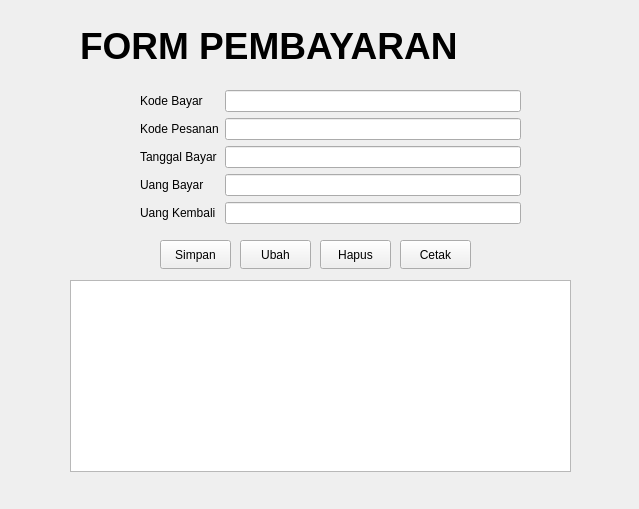
<?xml version="1.0" encoding="UTF-8"?>
<ui version="4.0">
 <class>Form</class>
 <widget class="QWidget" name="Form">
  <property name="geometry">
   <rect>
    <x>0</x>
    <y>0</y>
    <width>639</width>
    <height>509</height>
   </rect>
  </property>
  <property name="windowTitle">
   <string>Form</string>
  </property>
  <widget class="QLabel" name="label">
   <property name="geometry">
    <rect>
     <x>80</x>
     <y>10</y>
     <width>491</width>
     <height>71</height>
    </rect>
   </property>
   <property name="font">
    <font>
     <pointsize>28</pointsize>
     <weight>75</weight>
     <bold>true</bold>
    </font>
   </property>
   <property name="text">
    <string>FORM PEMBAYARAN</string>
   </property>
  </widget>
  <widget class="QWidget" name="formLayoutWidget">
   <property name="geometry">
    <rect>
     <x>140</x>
     <y>90</y>
     <width>381</width>
     <height>140</height>
    </rect>
   </property>
   <layout class="QFormLayout" name="formLayout">
    <item row="1" column="0">
     <widget class="QLabel" name="kodePesananLabel">
      <property name="text">
       <string>Kode Pesanan</string>
      </property>
     </widget>
    </item>
    <item row="1" column="1">
     <widget class="QLineEdit" name="edit_kode_pesanan"/>
    </item>
    <item row="2" column="0">
     <widget class="QLabel" name="tglBayarLabel">
      <property name="text">
       <string>Tanggal Bayar</string>
      </property>
     </widget>
    </item>
    <item row="2" column="1">
     <widget class="QLineEdit" name="edit_tgl_bayar"/>
    </item>
    <item row="3" column="0">
     <widget class="QLabel" name="uangBayarLabel">
      <property name="text">
       <string>Uang Bayar</string>
      </property>
     </widget>
    </item>
    <item row="3" column="1">
     <widget class="QLineEdit" name="edit_uang_bayar"/>
    </item>
    <item row="4" column="0">
     <widget class="QLabel" name="uangKembaliLabel">
      <property name="text">
       <string>Uang Kembali</string>
      </property>
     </widget>
    </item>
    <item row="4" column="1">
     <widget class="QLineEdit" name="edit_uang_kembali"/>
    </item>
    <item row="0" column="0">
     <widget class="QLabel" name="kodeBayarLabel">
      <property name="text">
       <string>Kode Bayar</string>
      </property>
     </widget>
    </item>
    <item row="0" column="1">
     <widget class="QLineEdit" name="edit_kode_bayar"/>
    </item>
   </layout>
  </widget>
  <widget class="QPushButton" name="btnHapus">
   <property name="geometry">
    <rect>
     <x>320</x>
     <y>240</y>
     <width>71</width>
     <height>29</height>
    </rect>
   </property>
   <property name="text">
    <string>Hapus</string>
   </property>
  </widget>
  <widget class="QTableView" name="tabel_pembayaran">
   <property name="geometry">
    <rect>
     <x>70</x>
     <y>280</y>
     <width>501</width>
     <height>192</height>
    </rect>
   </property>
  </widget>
  <widget class="QPushButton" name="btnCetak">
   <property name="geometry">
    <rect>
     <x>400</x>
     <y>240</y>
     <width>71</width>
     <height>29</height>
    </rect>
   </property>
   <property name="text">
    <string>Cetak</string>
   </property>
  </widget>
  <widget class="QPushButton" name="btnUbah">
   <property name="geometry">
    <rect>
     <x>240</x>
     <y>240</y>
     <width>71</width>
     <height>29</height>
    </rect>
   </property>
   <property name="text">
    <string>Ubah</string>
   </property>
  </widget>
  <widget class="QPushButton" name="btnSimpan">
   <property name="geometry">
    <rect>
     <x>160</x>
     <y>240</y>
     <width>71</width>
     <height>29</height>
    </rect>
   </property>
   <property name="text">
    <string>Simpan</string>
   </property>
  </widget>
 </widget>
 <resources/>
 <connections/>
</ui>
